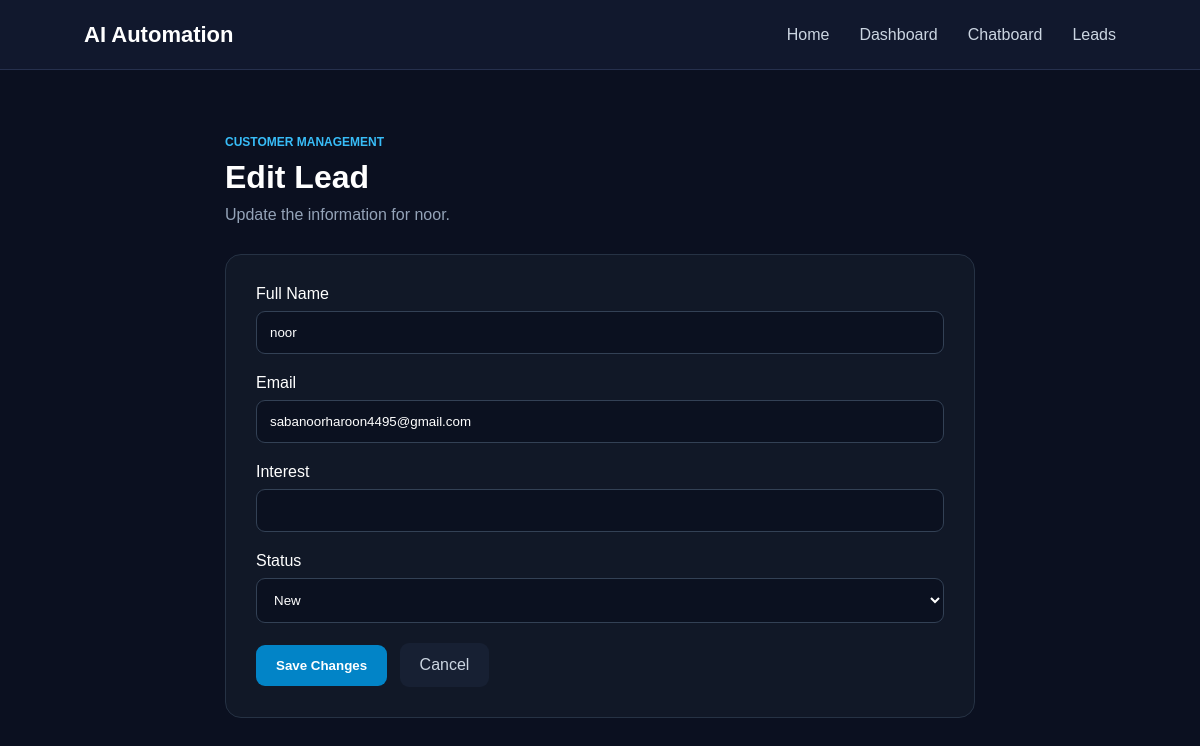
Screenshot of /leads/29/edit/ with the database file from the repository.
### automation/models.py (models this page shows, shortened)
class Lead(models.Model):
    STATUS_CHOICES = [
        ("New", "New"),
        ("Contacted", "Contacted"),
        ("Qualified", "Qualified"),
        ('converted', 'Converted'),
    ]
    name = models.CharField(max_length=200)
    email = models.EmailField(blank=True, null=True)
    phone = models.CharField(max_length=20, blank=True, null=True)
    company = models.CharField(max_length=200, blank=True, null=True)
    status = models.CharField(max_length=20, choices=STATUS_CHOICES, default='new')
    notes = models.TextField(blank=True, null=True)
    created_at = models.DateTimeField(auto_now_add=True)

### automation/views.py (the view)
# urls.py: path('leads/<int:lead_id>/edit/', views.edit_lead, name='edit_lead'),
def edit_lead(request, lead_id):
    lead = get_object_or_404(Lead, id=lead_id)
    if request.method == 'POST':
        lead.name = request.POST.get('name')
        lead.email = request.POST.get('email')
        lead.phone = request.POST.get('phone')
        lead.save()
        return redirect('leads')
    return render(request, 'edit_lead.html', {'lead': lead})

### automation/templates/edit_lead.html (shortened to what this page needs)
{% extends "base.html" %}
{% block content %}
<div style="max-width:800px;margin:40px auto;padding:25px;">
    <div style="color:#38bdf8;font-size:12px;font-weight:bold;">
        CUSTOMER MANAGEMENT
    </div>
    <h1 style="margin:10px 0;">
        Edit Lead
    </h1>
    <p style="color:#94a3b8;margin-bottom:30px;">
        Update the information for {{ lead.name }}.
    </p>
    <div style="
        background:#111827;
        border:1px solid #263244;
        border-radius:16px;
        padding:30px;
    ">
        <form method="POST">
            <div style="margin-bottom:20px;">
                <label>Full Name</label>
                <input
                    type="text"
                    name="name"
                    value="{{ lead.name }}"
                    required
                    style="
                        width:100%;
                        padding:13px;
                        margin-top:8px;
                        background:#0b1120;
                        color:white;
                        border:1px solid #334155;
                        border-radius:9px;
                    "
                >
            </div>
            <div style="margin-bottom:20px;">
                <label>Email</label>
                <input
                    type="email"
                    name="email"
                    value="{{ lead.email }}"
                    required
                    style="
                        width:100%;
                        padding:13px;
                        margin-top:8px;
                        background:#0b1120;
                        color:white;
                        border:1px solid #334155;
                        border-radius:9px;
                    "
                >
            </div>
            <div style="margin-bottom:20px;">
                <label>Interest</label>
                <input
                    type="text"
                    name="interest"
                    value="{{ lead.interest }}"
                    required
                    style="
                        width:100%;
                        padding:13px;
                        margin-top:8px;
                        background:#0b1120;
                        color:white;
                        border:1px solid #334155;
                        border-radius:9px;
                    "
                >
            </div>
            <div style="margin-bottom:20px;">
                <label>Status</label>
                <select
                    name="status"
                    style="
                        width:100%;
                        padding:13px;
                        margin-top:8px;
                        background:#0b1120;
                        color:white;
                        border:1px solid #334155;
                        border-radius:9px;
                    "
                >
                    <option value="New"
                        {% if lead.status == "New" %}selected{% endif %}>
                        New
                    </option>
                </select>
            </div>
            <button
                type="submit"
                style="
                    background:#0284c7;
                    color:white;
                    border:none;
                    padding:13px 20px;
                    border-radius:9px;
                    cursor:pointer;
                    font-weight:bold;
                "
            >
                Save Changes
            </button>
            <a
                href="{% url 'leads' %}"
                style="
                    display:inline-block;
                    background:#172033;
                    color:#cbd5e1;
                    padding:13px 20px;
                    border-radius:9px;
                    text-decoration:none;
                    margin-left:8px;
                "
            >
                Cancel
            </a>
        </form>
    </div>
</div>
{% endblock %}

### static/style.css (style rules this page uses)
* { margin: 0; padding: 0; box-sizing: border-box; }
body { font-family: Arial, sans-serif; background: #0b1020; color: #ffffff; }

### rows the page displays
Lead: name "noor", email "sabanoorharoon4495@gmail.com", status "New"
